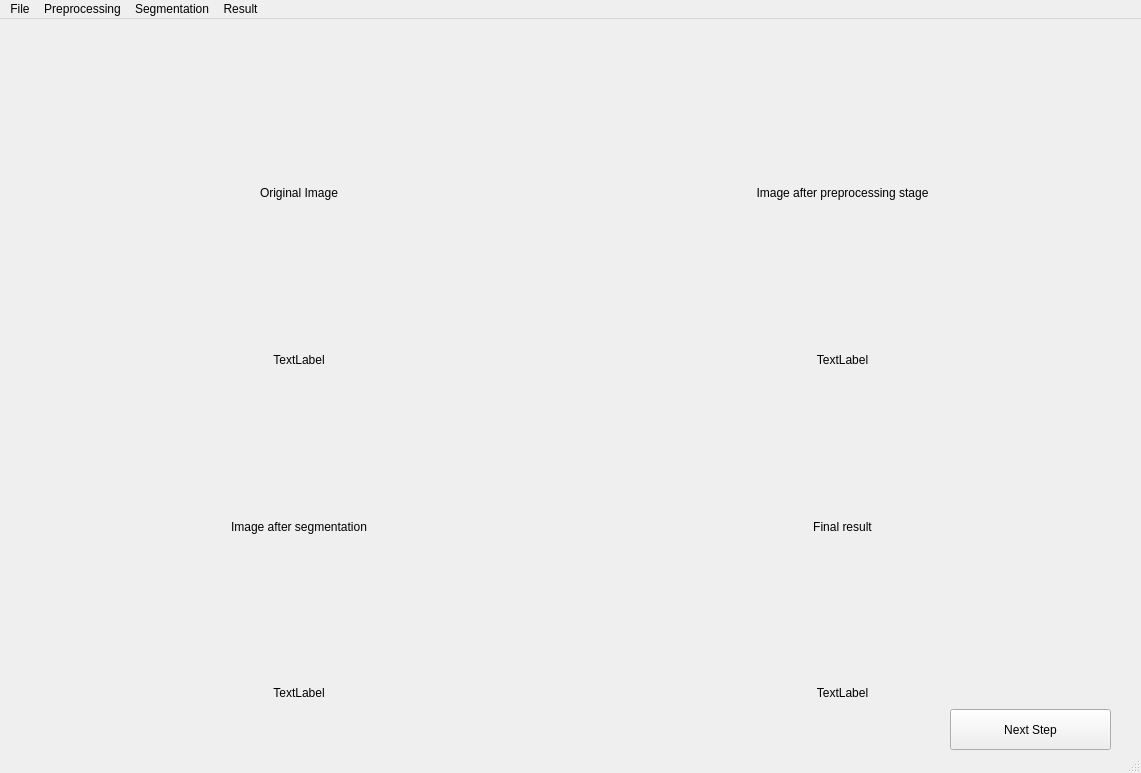
<?xml version="1.0" encoding="UTF-8"?>
<ui version="4.0">
 <class>MainWindow</class>
 <widget class="QMainWindow" name="MainWindow">
  <property name="geometry">
   <rect>
    <x>0</x>
    <y>0</y>
    <width>1141</width>
    <height>773</height>
   </rect>
  </property>
  <property name="windowTitle">
   <string>MainWindow</string>
  </property>
  <widget class="QWidget" name="centralwidget">
   <widget class="QPushButton" name="nestStep">
    <property name="geometry">
     <rect>
      <x>950</x>
      <y>690</y>
      <width>161</width>
      <height>41</height>
     </rect>
    </property>
    <property name="text">
     <string>Next Step</string>
    </property>
   </widget>
   <widget class="QWidget" name="layoutWidget">
    <property name="geometry">
     <rect>
      <x>30</x>
      <y>20</y>
      <width>1081</width>
      <height>661</height>
     </rect>
    </property>
    <layout class="QGridLayout" name="gridLayout_10">
     <property name="sizeConstraint">
      <enum>QLayout::SetNoConstraint</enum>
     </property>
     <item row="0" column="1">
      <widget class="QLabel" name="preprocImg">
       <property name="text">
        <string>Image after preprocessing stage</string>
       </property>
       <property name="alignment">
        <set>Qt::AlignCenter</set>
       </property>
      </widget>
     </item>
     <item row="2" column="0">
      <widget class="QLabel" name="segmImg">
       <property name="text">
        <string>Image after segmentation</string>
       </property>
       <property name="alignment">
        <set>Qt::AlignCenter</set>
       </property>
      </widget>
     </item>
     <item row="1" column="1">
      <widget class="QLabel" name="preprocImgText">
       <property name="sizePolicy">
        <sizepolicy hsizetype="Preferred" vsizetype="Fixed">
         <horstretch>0</horstretch>
         <verstretch>0</verstretch>
        </sizepolicy>
       </property>
       <property name="minimumSize">
        <size>
         <width>376</width>
         <height>0</height>
        </size>
       </property>
       <property name="text">
        <string>TextLabel</string>
       </property>
       <property name="alignment">
        <set>Qt::AlignCenter</set>
       </property>
      </widget>
     </item>
     <item row="3" column="1">
      <widget class="QLabel" name="resultImgText">
       <property name="sizePolicy">
        <sizepolicy hsizetype="Preferred" vsizetype="Fixed">
         <horstretch>0</horstretch>
         <verstretch>0</verstretch>
        </sizepolicy>
       </property>
       <property name="text">
        <string>TextLabel</string>
       </property>
       <property name="alignment">
        <set>Qt::AlignCenter</set>
       </property>
      </widget>
     </item>
     <item row="3" column="0">
      <widget class="QLabel" name="segmImgText">
       <property name="sizePolicy">
        <sizepolicy hsizetype="Preferred" vsizetype="Fixed">
         <horstretch>0</horstretch>
         <verstretch>0</verstretch>
        </sizepolicy>
       </property>
       <property name="text">
        <string>TextLabel</string>
       </property>
       <property name="alignment">
        <set>Qt::AlignCenter</set>
       </property>
      </widget>
     </item>
     <item row="0" column="0">
      <widget class="QLabel" name="inputImg">
       <property name="sizePolicy">
        <sizepolicy hsizetype="Preferred" vsizetype="Preferred">
         <horstretch>0</horstretch>
         <verstretch>0</verstretch>
        </sizepolicy>
       </property>
       <property name="lineWidth">
        <number>1</number>
       </property>
       <property name="text">
        <string>Original Image</string>
       </property>
       <property name="alignment">
        <set>Qt::AlignCenter</set>
       </property>
      </widget>
     </item>
     <item row="1" column="0">
      <widget class="QLabel" name="inputImgText">
       <property name="sizePolicy">
        <sizepolicy hsizetype="Preferred" vsizetype="Fixed">
         <horstretch>0</horstretch>
         <verstretch>0</verstretch>
        </sizepolicy>
       </property>
       <property name="text">
        <string>TextLabel</string>
       </property>
       <property name="alignment">
        <set>Qt::AlignCenter</set>
       </property>
      </widget>
     </item>
     <item row="2" column="1">
      <widget class="QLabel" name="resultImg">
       <property name="text">
        <string>Final result</string>
       </property>
       <property name="scaledContents">
        <bool>false</bool>
       </property>
       <property name="alignment">
        <set>Qt::AlignCenter</set>
       </property>
       <property name="wordWrap">
        <bool>true</bool>
       </property>
       <property name="margin">
        <number>0</number>
       </property>
      </widget>
     </item>
    </layout>
   </widget>
  </widget>
  <widget class="QMenuBar" name="menubar">
   <property name="geometry">
    <rect>
     <x>0</x>
     <y>0</y>
     <width>1141</width>
     <height>21</height>
    </rect>
   </property>
   <widget class="QMenu" name="menuFile">
    <property name="title">
     <string>File</string>
    </property>
    <addaction name="actionOpen_Image"/>
    <addaction name="actionOpen_Random_Image"/>
    <addaction name="actionClose"/>
   </widget>
   <widget class="QMenu" name="menuPreprocessing">
    <property name="title">
     <string>Preprocessing</string>
    </property>
    <addaction name="actionConvert_To_Grayscale"/>
    <addaction name="actionGaussian_Filter"/>
   </widget>
   <widget class="QMenu" name="menuSegmantation">
    <property name="title">
     <string>Segmentation</string>
    </property>
    <addaction name="actionStep_1"/>
    <addaction name="actionStep_X_2"/>
   </widget>
   <widget class="QMenu" name="menuResult">
    <property name="title">
     <string>Result</string>
    </property>
    <addaction name="actionFinal_Image"/>
   </widget>
   <addaction name="menuFile"/>
   <addaction name="menuPreprocessing"/>
   <addaction name="menuSegmantation"/>
   <addaction name="menuResult"/>
  </widget>
  <widget class="QStatusBar" name="statusbar"/>
  <action name="actionOpen_Image">
   <property name="text">
    <string>Open Image</string>
   </property>
  </action>
  <action name="actionClose">
   <property name="text">
    <string>Close</string>
   </property>
  </action>
  <action name="actionConvert_To_Grayscale">
   <property name="text">
    <string>Convert Image To Grayscale</string>
   </property>
  </action>
  <action name="actionGaussian_Filter">
   <property name="text">
    <string>Apply Gaussian Filter</string>
   </property>
  </action>
  <action name="actionStep_1">
   <property name="text">
    <string>Step 1</string>
   </property>
  </action>
  <action name="actionStep_X_2">
   <property name="text">
    <string>Step X</string>
   </property>
  </action>
  <action name="actionFinal_Image">
   <property name="text">
    <string>Final Image</string>
   </property>
  </action>
  <action name="actionOpen_Random_Image">
   <property name="text">
    <string>Open Random Image</string>
   </property>
  </action>
 </widget>
 <resources/>
 <connections/>
</ui>
